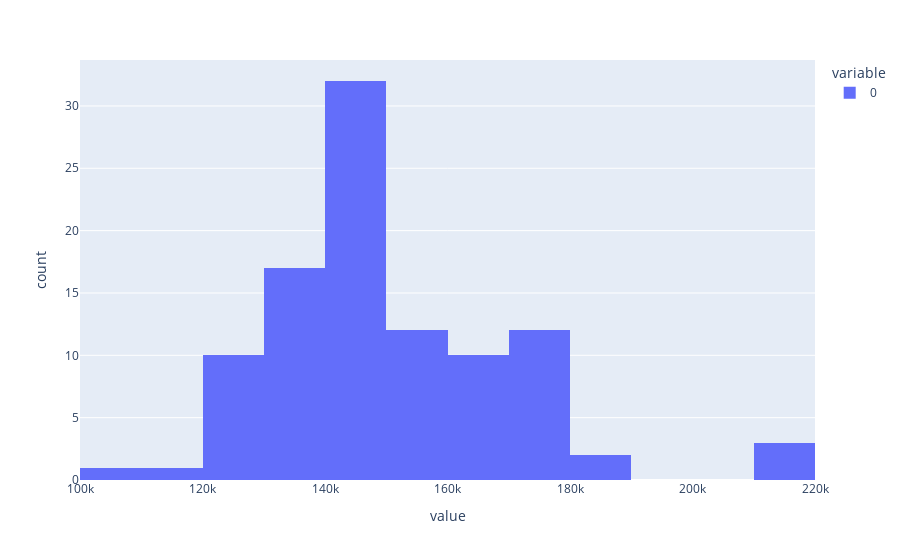

The cell this chart's notebook holds for it:
### Code cell
import plotly.express as px

fig = px.histogram(estimations)
fig.show()

### Figure 1 — Plotly figure (JSON) as saved in the notebook; plotly's stock layout.template omitted (floating-point values rounded to 4 significant figures)
{"data": [{"alignmentgroup": "True", "bingroup": "x", "hovertemplate": "variable=0<br>value=%{x}<br>count=%{y}<extra></extra>", "legendgroup": "0", "marker": {"color": "#636efa"}, "name": "0", "offsetgroup": "0", "orientation": "v", "showlegend": true, "type": "histogram", "x": [149500, 174900, 134000, 156500, 153000, 174900, 156500, 142500, 124000, 148000, 152000, 174900, 174900, 162000, 128000, 141500, 140000, 174900, 159000, 133500, 181000, 125000, 133500, 133500, 125000, 140000, 155000, 137000, 134000, 143000, 148000, 113000, 174900, 164500, 165000, 160000, 133500, 143000, 133500, 163000, 215000, 134000, 145000, 133500, 125000, 155000, 146000, 168500, 125000, 124000, 140000, 133500, 133500, 165000, 174900, 127500, 162000, 186000, 174900, 128000, 140000, 215000, 148000, 107500, 134900, 168500, 145000, 136500, 148000, 140000, 156500, 142500, 125000, 150000, 174000, 145000, 140000, 144750, 148000, 133500, 145000, 140000, 174900, 140000, 215000, 140000, 155000, 153337, 134000, 174900, 143000, 134000, 140000, 156500, 144500, 169900, 140000, 142250, 148000, 174900], "xaxis": "x", "yaxis": "y"}], "layout": {"autosize": true, "barmode": "relative", "legend": {"title": {"text": "variable"}, "tracegroupgap": 0}, "margin": {"t": 60}, "xaxis": {"anchor": "y", "autorange": true, "domain": [0, 1], "range": [100000.0, 220000.0], "title": {"text": "value"}, "type": "linear"}, "yaxis": {"anchor": "x", "autorange": true, "domain": [0, 1], "range": [0, 33.68], "title": {"text": "count"}}}}
